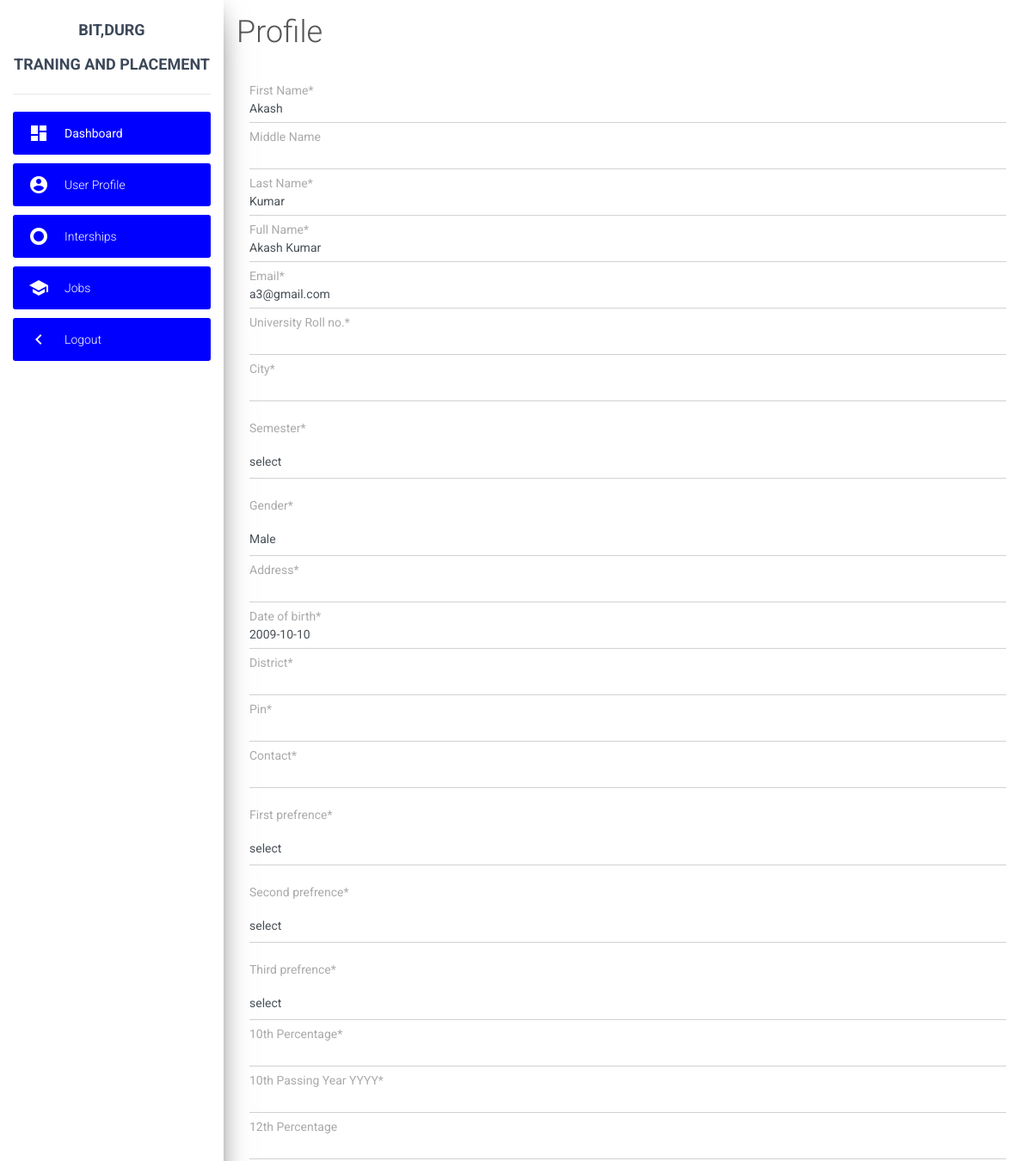
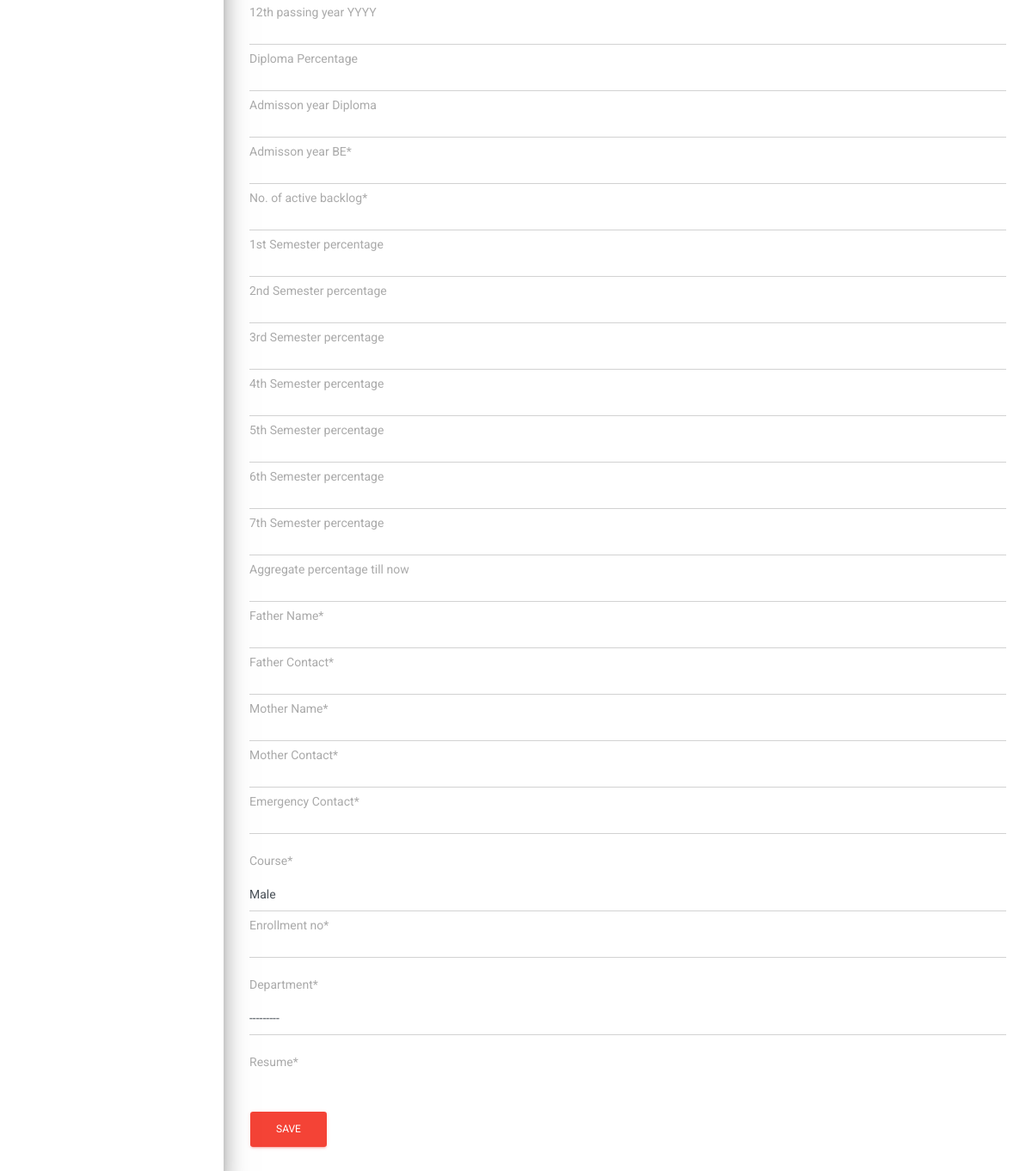
The app's page /profile/ (signed in) with its own data (2 pictures, top to bottom).
### student/models.py (models this page shows, shortened)
class Profile (models.Model):
	user                    = models.OneToOneField(User,verbose_name="User", on_delete=models.CASCADE,null=True)
	f_name                  = models.CharField(verbose_name="First Name",max_length=60,null=True)
	m_name                  = models.CharField(verbose_name="Middle Name",max_length=60,null=True,blank=True)
	l_name                  = models.CharField(verbose_name="Last Name",max_length=60,null=True)
	full_name               = models.CharField(verbose_name="Full Name",max_length=60,null=True)
	email                   = models.EmailField(max_length=50,null=True)
	u_roll                  = models.PositiveIntegerField(verbose_name="University Roll no.",null=True,validators=[MinValueValidator(100000000000,_('Please enter a valid Unvercity roll number')),MaxValueValidator(999999999999,_('Please enter a valid Unvercity roll number'))])
	city                    = models.CharField(verbose_name="City", max_length=50,null=True)
	sem                     = models.PositiveIntegerField(verbose_name="Semester",choices=SEM,null=True)
	gender                  = models.CharField(verbose_name="Gender", default = 'Male', max_length=50,choices = GENDER,null=True)
	addess                  = models.CharField(verbose_name="Address", max_length=50,null=True)
	birth_date              = models.DateField(("Date of birth"), default=datetime.date.today,null=True)
	ditrict                 = models.CharField(verbose_name="District",max_length=50,null=True)
	pin                     = models.PositiveIntegerField(verbose_name="Pin",null=True,validators=[MinValueValidator(100000,_('Please enter a valid 6 digit pin code')),MaxValueValidator(999999,_('Please enter a valid 6 digit pin code'))])
	contact                 = models.PositiveIntegerField(verbose_name="Contact",null=True,validators=[MinValueValidator(1000000000,_('Please enter a valid 10 digit contact number ')), MaxValueValidator(9999999999,_('Please enter a valid 10 digit contact number' ))] )
	PREFRENCE_first         = models.CharField(verbose_name="First prefrence",choices=PREFRENCE,null=True,max_length=20)
	PREFRENCE_sec           = models.CharField(verbose_name="Second prefrence",choices=PREFRENCE,null=True,max_length=20)
	PREFRENCE_third         = models.CharField(verbose_name="Third prefrence",choices=PREFRENCE,null=True,max_length=20)
	Marks_10                = models.PositiveIntegerField(verbose_name="10th Percentage",null=True,validators=[MinValueValidator(0,_('Please enter a valid percentage')), MaxValueValidator(100,_('Please enter a valid percentage'))])
	passing_year_10         = models.PositiveIntegerField(verbose_name="10th Passing Year YYYY",null=True)
	Marks_12                = models.PositiveIntegerField(verbose_name="12th Percentage",null=True,blank=True,validators=[MinValueValidator(0,_('Please enter a valid percentage')), MaxValueValidator(100,_('Please enter a valid percentage'))])
	passing_year_12         = models.PositiveIntegerField(verbose_name="12th passing year YYYY",null=True,blank=True)
	Marks_Diploma           = models.PositiveIntegerField(verbose_name="Diploma Percentage",null=True,blank=True,validators=[MinValueValidator(0,_('Please enter a valid percentage')), MaxValueValidator(100,_('Please enter a valid percentage'))])
	addmission_year_Diploma = models.PositiveIntegerField(verbose_name="Admisson year Diploma",null=True,blank=True)
	addmission_year_BE      = models.PositiveIntegerField(verbose_name="Admisson year BE",null=True)
	backlog                 = models.PositiveIntegerField(verbose_name="No. of active backlog",null=True)
	sem_1_per               = models.PositiveIntegerField(verbose_name="1st Semester percentage",null=True,blank=True,validators=[MinValueValidator(0,_('Please enter a valid percentage')), MaxValueValidator(100,_('Please enter a valid percentage'))])
	sem_2_per               = models.PositiveIntegerField(verbose_name="2nd Semester percentage",null=True,blank=True,validators=[MinValueValidator(0,_('Please enter a valid percentage')), MaxValueValidator(100,_('Please enter a valid percentage'))])
	sem_3_per               = models.PositiveIntegerField(verbose_name="3rd Semester percentage",null=True,blank=True,validators=[MinValueValidator(0,_('Please enter a valid percentage')), MaxValueValidator(100,_('Please enter a valid percentage'))])
	sem_4_per               = models.PositiveIntegerField(verbose_name="4th Semester percentage",null=True,blank=True,validators=[MinValueValidator(0,_('Please enter a valid percentage')), MaxValueValidator(100,_('Please enter a valid percentage'))])
	sem_5_per               = models.PositiveIntegerField(verbose_name="5th Semester percentage",null=True,blank=True,validators=[MinValueValidator(0,_('Please enter a valid percentage')), MaxValueValidator(100,_('Please enter a valid percentage'))])
	sem_6_per               = models.PositiveIntegerField(verbose_name="6th Semester percentage",null=True,blank=True,validators=[MinValueValidator(0,_('Please enter a valid percentage')), MaxValueValidator(100,_('Please enter a valid percentage'))])
	sem_7_per               = models.PositiveIntegerField(verbose_name="7th Semester percentage",null=True,blank=True,validators=[MinValueValidator(0,_('Please enter a valid percentage')), MaxValueValidator(100,_('Please enter a valid percentage'))])
	aggregate_per_clg		=models.PositiveIntegerField(verbose_name="Aggregate percentage till now",null=True,blank=True)
	father_name             = models.CharField(verbose_name="Father Name",max_length=60,null=True)
	father_contact          = models.PositiveIntegerField(verbose_name="Father Contact",null=True,validators=[MinValueValidator(1000000000,_('Please enter a valid 10 digit contact number ')), MaxValueValidator(9999999999,_('Please enter a valid 10 digit contact number' ))] )
	mother_name             = models.CharField(verbose_name="Mother Name",max_length=60,null=True)
	mother_contact          = models.PositiveIntegerField(verbose_name="Mother Contact",null=True,validators=[MinValueValidator(1000000000,_('Please enter a valid 10 digit contact number ')), MaxValueValidator(9999999999,_('Please enter a valid 10 digit contact number' ))] )
	emergency_contact       = models.PositiveIntegerField(verbose_name="Emergency Contact",null=True,validators=[MinValueValidator(1000000000,_('Please enter a valid 10 digit contact number ')), MaxValueValidator(9999999999,_('Please enter a valid 10 digit contact number' ))] )
	course                  = models.CharField(verbose_name="Course", default = 'Male', max_length=50,choices = GENDER,null=True)
	Enrollment_no           = models.CharField(verbose_name="Enrollment no",null=True,max_length=6,validators=[RegexValidator(regex='[A-Z][A-z][0-9][0-9][0-9][0-9]',message=('Please enter correct Enrollment id'))])
	Dept                    = models.CharField(verbose_name="Department", max_length=50,choices = DEP,null=True)
	resume                  = models.FileField(null=True, blank=True, validators=[FileExtensionValidator(['pdf'],message="Please Upload in pdf format")])
	last_update             = models.DateTimeField(null=True,blank=True)

### student/views.py (the view)
# urls.py: path('profile/', profile , name='profile' ),
@login_required
def profile(request):
    print("******************************")
    print(request.user)
    print("******************************")
    if request.method=='POST':
        print("i am in")
        p_form=ProfileUpdateForm(request.POST,request.FILES, instance=request.user.profile)
        profile=Profile.objects.filter(user=request.user).first()
        print(p_form.is_valid())
        if p_form.is_valid():
            print("############################")
            print(type(request.FILES["resume"]))
            p_form.save()
            print("############################")
            messages.success(request, 'Profile Updated!')
            return redirect('profile')
        else:
            messages.error(request,"Form is not valid")
    else:
        p_form=ProfileUpdateForm(instance=request.user.profile)
    form ={'p_form': p_form,}
    return render(request, 'user/profile.html',form)

### student/forms.py
class ProfileUpdateForm(forms.ModelForm):
	resume=forms.FileField()
	class Meta:
		model=Profile
		fields=(
				'f_name',
				'm_name',
				'l_name',
				'full_name',
				'email',
				'u_roll',
				'city'   ,
				'sem'    ,
				'gender'  ,
				'addess'   ,
				'birth_date',
				'ditrict'    ,
				'pin'         ,
				'contact'      ,
				'PREFRENCE_first',
				'PREFRENCE_sec'   ,
				'PREFRENCE_third'  ,
				'Marks_10'          ,
				'passing_year_10'    ,
				'Marks_12'            ,
				'passing_year_12'      ,
				'Marks_Diploma'         ,
				'addmission_year_Diploma',
				'addmission_year_BE',
				'backlog'                   ,
				'sem_1_per'                 ,
				'sem_2_per',
				'sem_3_per'                 ,
				'sem_4_per'                 ,
				'sem_5_per'                 ,
				'sem_6_per'                 ,
				'sem_7_per'                 ,
				'aggregate_per_clg',
				'father_name'             ,
				'father_contact'          ,
				'mother_name'             ,
				'mother_contact'          ,
				'emergency_contact'       ,
				'course'                  ,
				'Enrollment_no'           ,
				'Dept'                    ,
				'resume',
		)

### student/templates/user/profile.html (shortened to what this page needs)
{% extends 'index.html' %}
{% block head %}Profile{% endblock %}
{% load crispy_forms_tags %}
{% block content %}
<form method="post" enctype="multipart/form-data">
                  {{ p_form|crispy}}
                 <br> <button class="btn btn-danger" type="submit">Save</button>
                </form>
{% endblock %}

### records on screen
Profile: f_name "Akash", l_name "Kumar", full_name "Akash Kumar", email "a3@gmail.com", sem "select", gender "Male", birth_date "2009-10-10", PREFRENCE_first "select", PREFRENCE_sec "select", PREFRENCE_third "select", course "Male", Dept "---------"
